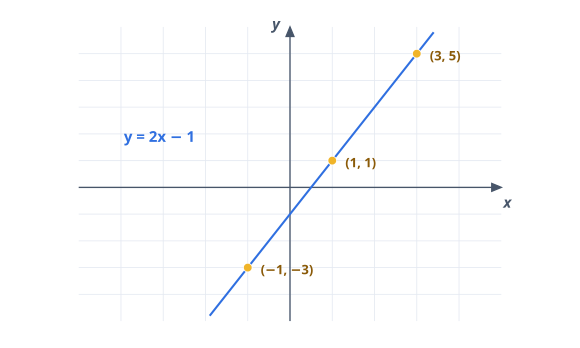

Reproduce this figure in Python.
"""7.2 Graphing Linear Equations. The graph IS the set of points that satisfy the equation."""
import sys, pathlib
sys.path.insert(0, str(pathlib.Path(__file__).resolve().parents[1]))
from manim import *
from manim_figs import Fig, BLUE, GOLD_MID, GOLD_DEEP, SLATE, HAIRLINE, WHITE

M, B = 2, -1                       # the drawn line, y = 2x - 1
PTS = [(-1, -3), (1, 1), (3, 5)]   # three of its points; must appear in no problem
FW, FH = 14.0, 8.4

f = Fig(width=580, frame_width=FW, frame_height=FH, aria=(
    "A single straight line rising steeply to the right across a coordinate plane, with three of "
    "its points marked as dots and each labelled with its pair of coordinates, and the equation "
    "y equals two x minus one written once beside the line."))

plane = NumberPlane(
    x_range=[-5, 5, 1], y_range=[-5, 6, 1], x_length=10.2, y_length=7.1,
    background_line_style={"stroke_color": HAIRLINE, "stroke_width": 2, "stroke_opacity": 1},
    axis_config={"stroke_color": SLATE, "stroke_width": 3.2, "include_tip": True,
                 "tip_width": 0.19, "tip_height": 0.23})
f.add(plane)

lo, hi = -1.9, 3.4
f.add(Line(plane.c2p(lo, M * lo + B), plane.c2p(hi, M * hi + B), color=BLUE, stroke_width=5))
for (x, y) in PTS:
    f.add(Dot(plane.c2p(x, y), radius=0.115, color=WHITE, stroke_width=0),
          Dot(plane.c2p(x, y), radius=0.095, color=GOLD_MID, stroke_width=0))
    f.label(plane.c2p(x, y), f"({x}, {y})".replace("-", "−"), size=13, weight=700,
            color=GOLD_DEEP, anchor="start", dx=13, dy=2)

f.label(plane.c2p(-2.2, 1.9), "y = 2x − 1", size=15, weight=700, color=BLUE,
        anchor="end", dx=-2)
f.label(plane.c2p(5, 0), "x", size=15, weight=700, color=SLATE, italic=True, dx=6, dy=15)
f.label(plane.c2p(0, 6), "y", size=15, weight=700, color=SLATE, italic=True, dx=-14, dy=-3)
print(f.write(str(pathlib.Path(__file__).parent / "fig_7_2.svg")))
